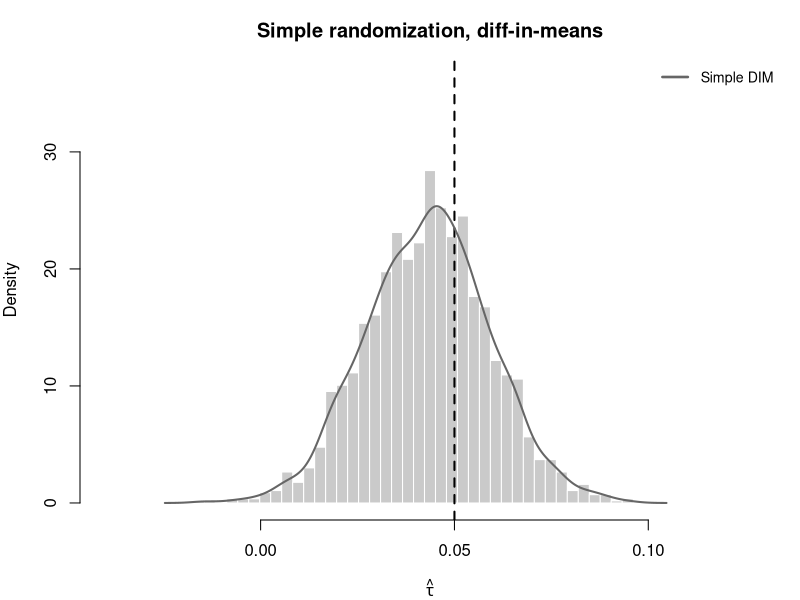
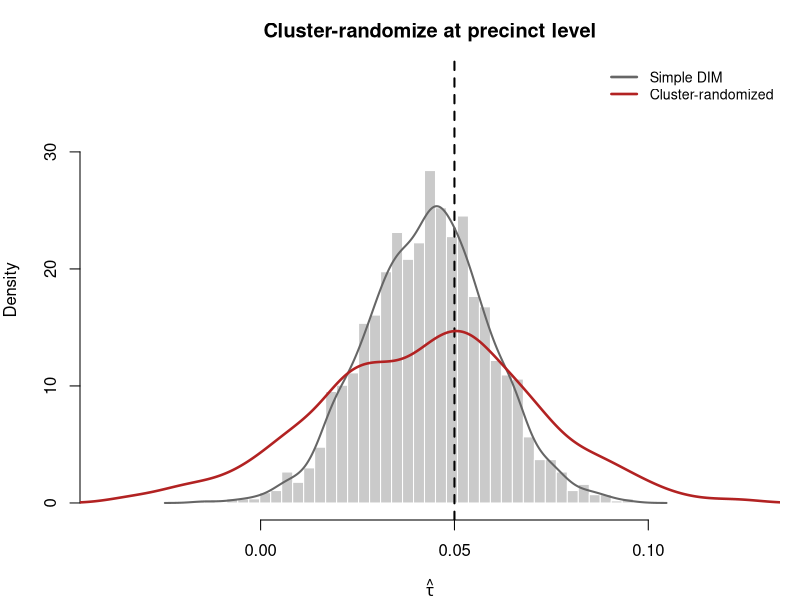
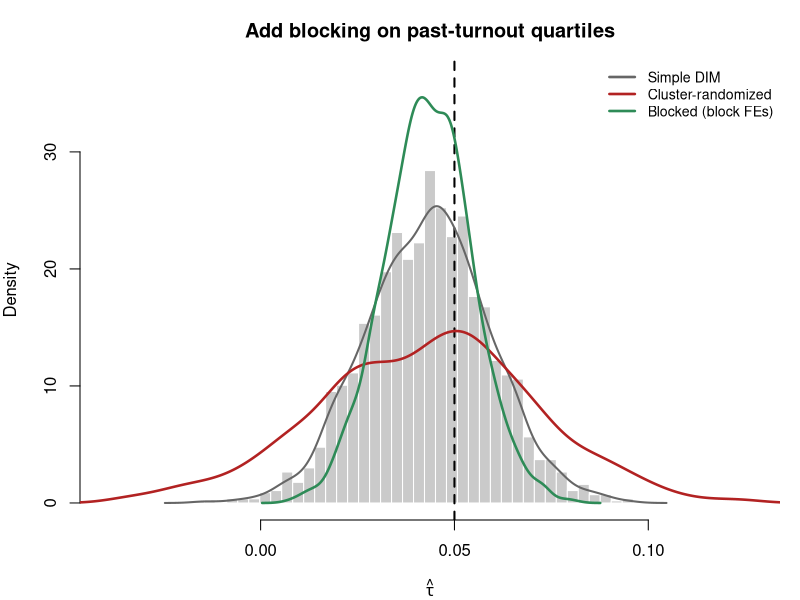
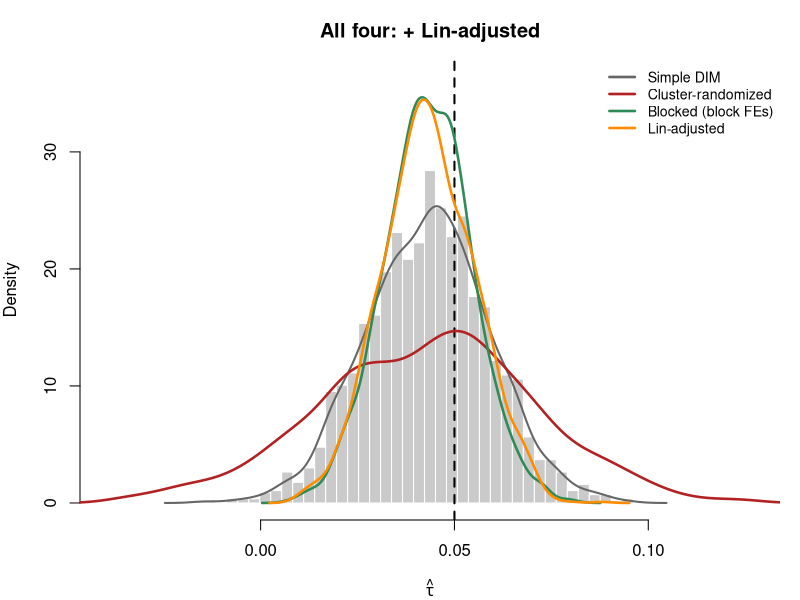

R code for these plots, in order:
# sim_clustering_only.R
# Produces four figures for the Stat 256 experiments lecture, showing the
# sampling distribution of tauhat under four designs/estimators:
#   sim_simple.pdf    Simple DIM alone
#   sim_clustered.pdf Simple DIM + Cluster-randomized
#   sim_blocked.pdf   Simple DIM + Cluster-randomized + Blocked
#   sim_adjusted.pdf  All four (adds Lin-adjusted)
# Each panel overlays on the same x- and y-axis for visual progression.

set.seed(42)
suppressPackageStartupMessages(library(sandwich))

out_dir <- path.expand("~/teaching/stat256-2026/for2026/slides/02POM/images")
dir.create(out_dir, showWarnings = FALSE, recursive = TRUE)

# ---- DGP (matches PS200C sim_experiments.R) -------------------------------
N_precincts <- 100
hh_per_prec <- 10
ppl_per_hh  <- 4
N           <- N_precincts * hh_per_prec * ppl_per_hh   # 4000

sigma_prec <- 1.20
sigma_hh   <- 0.70
beta_pt    <- 3.5
beta_age   <- 0.4
beta_part  <- 0.1
intercept  <- -0.3

tau_prob <- 0.05
R        <- 2000

prec_id <- rep(1:N_precincts, each = hh_per_prec * ppl_per_hh)
hh_id   <- rep(1:(N_precincts * hh_per_prec), each = ppl_per_hh)

past_turnout <- rnorm(N)
age          <- rnorm(N)
partisan     <- rnorm(N)
u_prec       <- rnorm(N_precincts, sd = sigma_prec)[prec_id]
u_hh         <- rnorm(max(hh_id),  sd = sigma_hh)[hh_id]

linpred0 <- intercept + beta_pt*past_turnout + beta_age*age +
            beta_part*partisan + u_prec + u_hh
p0 <- plogis(linpred0)
p1 <- pmin(pmax(p0 + tau_prob, 0), 1)

draw_Y <- function(T_vec) rbinom(N, 1, ifelse(T_vec == 1, p1, p0))

# Block id: quartiles of past_turnout
block_id <- as.integer(cut(past_turnout,
                           breaks = quantile(past_turnout, 0:4/4),
                           include.lowest = TRUE))

assign_simple  <- function() rbinom(N, 1, 0.5)
assign_cluster <- function() rbinom(N_precincts, 1, 0.5)[prec_id]
assign_blocked <- function() {
  T <- integer(N)
  for (b in unique(block_id)) {
    idx <- which(block_id == b)
    T[idx] <- sample(rep(c(0,1), length.out = length(idx)))
  }
  T
}

# ---- Estimators -----------------------------------------------------------
est_dim <- function(Y, T) unname(coef(lm(Y ~ T))["T"])

est_lin <- function(Y, T) {
  Xc <- cbind(past_turnout, age, partisan)
  Xc <- sweep(Xc, 2, colMeans(Xc), "-")
  colnames(Xc) <- c("pt_c", "age_c", "part_c")
  df <- data.frame(Y = Y, T = T, Xc)
  fit <- lm(Y ~ T + pt_c + age_c + part_c +
                T:pt_c + T:age_c + T:part_c, data = df)
  unname(coef(fit)["T"])
}

est_blocked <- function(Y, T) unname(coef(lm(Y ~ T + factor(block_id)))["T"])

# ---- Simulation -----------------------------------------------------------
tau_simple    <- numeric(R)
tau_clustered <- numeric(R)
tau_blocked   <- numeric(R)
tau_adjusted  <- numeric(R)

cat("Running", R, "replications...\n")
for (r in seq_len(R)) {
  T1 <- assign_simple();  Y1 <- draw_Y(T1)
  tau_simple[r]   <- est_dim(Y1, T1)
  tau_adjusted[r] <- est_lin(Y1, T1)

  T2 <- assign_blocked(); Y2 <- draw_Y(T2)
  tau_blocked[r]  <- est_blocked(Y2, T2)

  T3 <- assign_cluster(); Y3 <- draw_Y(T3)
  tau_clustered[r] <- est_dim(Y3, T3)
}
cat("Done.\n\n")

cat(sprintf("Simple DIM:         SD(actual) = %.4f\n", sd(tau_simple)))
cat(sprintf("Cluster-randomized: SD(actual) = %.4f\n", sd(tau_clustered)))
cat(sprintf("Blocked (block FE): SD(actual) = %.4f\n", sd(tau_blocked)))
cat(sprintf("Lin-adjusted:       SD(actual) = %.4f\n", sd(tau_adjusted)))

# ---- Plot setup -----------------------------------------------------------
xlim_all <- range(c(tau_simple, tau_clustered, tau_blocked, tau_adjusted))
brks     <- seq(xlim_all[1], xlim_all[2], length.out = 60)
ylim_max <- max(sapply(list(tau_simple, tau_clustered, tau_blocked, tau_adjusted),
                       function(x) max(density(x)$y))) * 1.05

col_simple_bar <- adjustcolor("grey70", alpha.f = 0.7)
col_simple     <- "grey40"
col_clustered  <- "firebrick"
col_blocked    <- "seagreen"
col_adjusted   <- "darkorange"

# Helper: build a panel with Simple DIM as bars+line and extra curves on top
draw_panel <- function(layers, fname, main) {
  pdf(file.path(out_dir, fname), width = 5.5, height = 3.4)
  par(mar = c(4, 4, 3, 1))
  hist(tau_simple, breaks = brks, col = col_simple_bar, border = "white",
       xlim = xlim_all, ylim = c(0, ylim_max), freq = FALSE,
       main = main, xlab = expression(hat(tau)))
  abline(v = tau_prob, col = "black", lwd = 2, lty = 2)
  lines(density(tau_simple), col = col_simple, lwd = 2)
  lab <- "Simple DIM"; col <- col_simple
  for (lyr in layers) {
    lines(density(lyr$x), col = lyr$col, lwd = 2.5)
    lab <- c(lab, lyr$label); col <- c(col, lyr$col)
  }
  legend("topright", legend = lab, col = col, lwd = 2.5, bty = "n", cex = 0.85)
  dev.off()
}

# ---- Panels ---------------------------------------------------------------
# 1. Simple DIM alone
draw_panel(list(), "sim_simple.pdf",
           "Simple randomization, diff-in-means")

# 2. + Cluster-randomized
draw_panel(list(list(x = tau_clustered, col = col_clustered,
                     label = "Cluster-randomized")),
           "sim_clustered.pdf",
           "Cluster-randomize at precinct level")

# 3. + Blocked
draw_panel(list(list(x = tau_clustered, col = col_clustered,
                     label = "Cluster-randomized"),
                list(x = tau_blocked, col = col_blocked,
                     label = "Blocked (block FEs)")),
           "sim_blocked.pdf",
           "Add blocking on past-turnout quartiles")

# 4. + Lin-adjusted (all four)
draw_panel(list(list(x = tau_clustered, col = col_clustered,
                     label = "Cluster-randomized"),
                list(x = tau_blocked, col = col_blocked,
                     label = "Blocked (block FEs)"),
                list(x = tau_adjusted, col = col_adjusted,
                     label = "Lin-adjusted")),
           "sim_adjusted.pdf",
           "All four: + Lin-adjusted")

cat("\nWrote figures to:", out_dir, "\n")
